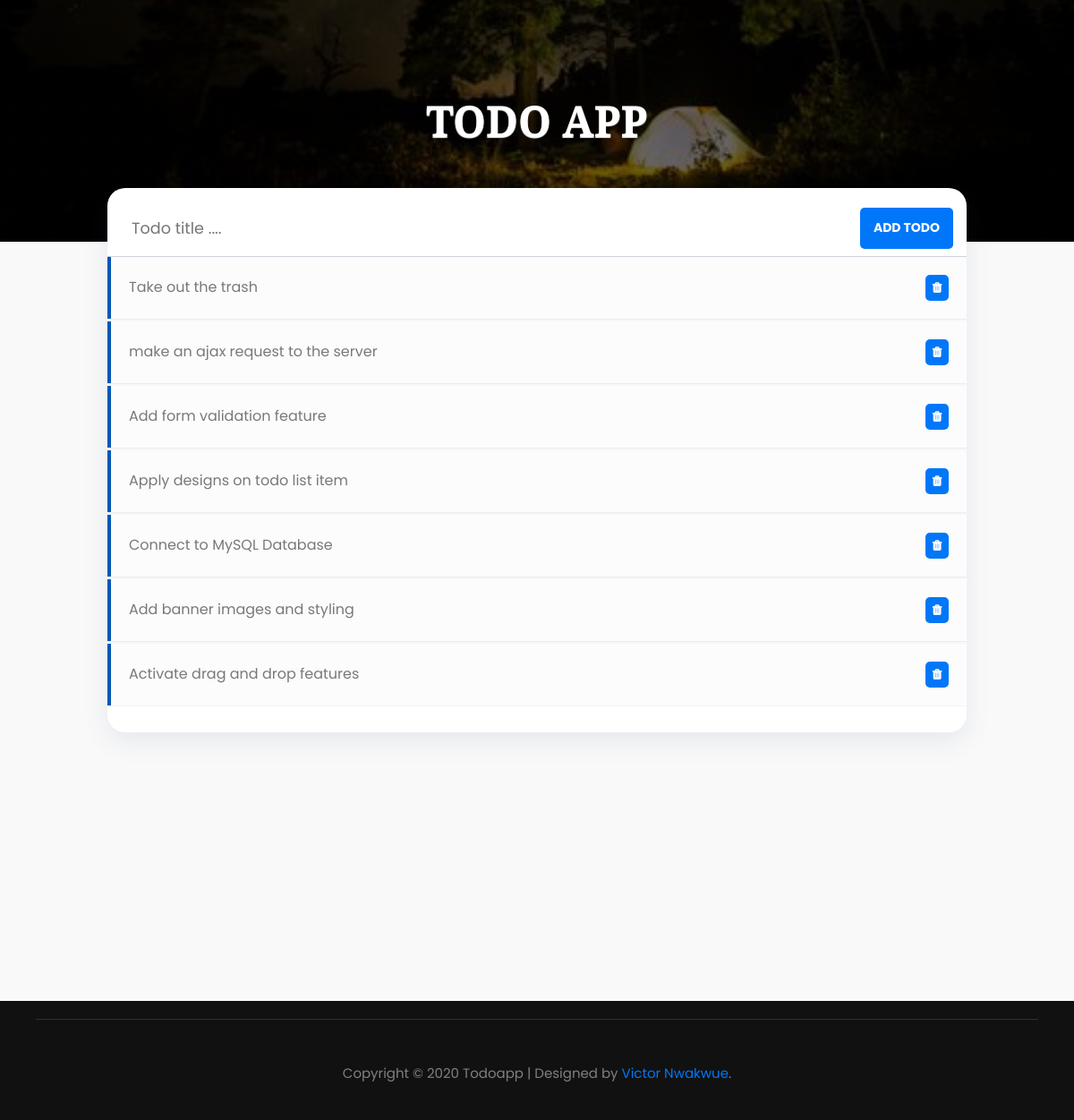
The page / on the database its author committed.
### tables this page shows
CREATE TABLE `todos` (
  `id` int(11) NOT NULL,
  `title` varchar(500) NOT NULL,
  `todo_order_no` int(11) NOT NULL,
  `datecreated` datetime NOT NULL DEFAULT current_timestamp()
);

### server/form-server.php (the view, shortened to what this page needs)
<?php
require 'dbconfig.php';
function getTodos() {
    global $conn;
    $query="SELECT * FROM todos ORDER BY todo_order_no ASC";
    $result = mysqli_query($conn,$query) or die( mysqli_error($conn));
    while($todos=mysqli_fetch_array($result)) {
    	$title = $todos['title'];
	    $id = $todos['id'];
  		echo '<li class="todo-list-item ui-sortable-handle" data-todo-id="'.$id.'" draggable="true">
					<span class="title">'. $title .'</span>
					<i class="fa fa-trash delete" data-id=" '.$id.'"></i>
				</li>';
  	}
}
 ?>

### index.php (shortened to what this page needs)
<?php include './server/form-server.php' ?>
<!DOCTYPE html>
<html lang="en">
	<head>
		<link rel="stylesheet" href="https://cdnjs.cloudflare.com/ajax/libs/font-awesome/4.7.0/css/font-awesome.min.css">
		<link rel="stylesheet" href="http://code.jquery.com/ui/1.9.2/themes/base/jquery-ui.css" />
		<link rel="stylesheet" type="text/css" href="./css/style.css">
	</head>
	<body>
		<div class="banner">
			<div class="wrapper">
				<h3>Todo App</h3>
			</div>
		</div>
		<div class="todos">
			<form id="todoForm">
				<input type="text" placeholder="Todo title ...." id="title" autofocus autocomplete="off">
				<button type="submit" class="button">Add <span>todo</span> </button>
			</form>
			<ul class="todo-list" id="todo-list">
				<?php getTodos(); ?>
			</ul>
		</div>
		<footer>
			<div class="footer-copyright">
				<p>Copyright &copy; <span id="year"></span> Todoapp | Designed by <a href="https://victornwakwue.netlify.app">Victor Nwakwue</a>.</p>
			</div>
		</footer>
	</body>
</html>

### css/style.css (style rules this page uses)
* { padding: 0; margin: 0; box-sizing: border-box; }
body { font-family: 'Poppins', sans-serif; line-height: 1.6; background: #f9f9f9; color: #222; }
.banner { background-image: linear-gradient(to left, rgba(0, 0, 0, 0.6), rgba(0, 0, 0, 0.6)), url('../img/showcase.jpg'); background-repeat: no-repeat; background-size: cover; background-position: center bottom; min-height: 270px; display: flex; flex-direction: column; justify-content: center; align-items: center; text-align: center; color: #fff; font-weight: bold; }
.banner .wrapper { width: 60%; margin: auto; }
.banner h3 { font-size: 47px; text-transform: uppercase; font-family: 'Bitter', serif; text-shadow: 0 2px 1px #fff; }
.todos { background: #fff; width: 80%; margin: -60px auto 30px; padding-bottom: 20px; border-radius: 20px; box-shadow: rgba(68, 88, 144, 0.1) 0px 10px 29px 0px; }
.todos form { width: 100%; padding: 22px 15px 8px; border-bottom: 1px solid #ced4da; display: flex; justify-content: space-between; }
.todos input { width: 70%; display: inline; height: calc(1.8em + .75rem + 2px); padding: .375rem .75rem; font-size: 1.1rem; font-weight: 400; line-height: 1.5; color: #495057; background-color: #fff; background-clip: padding-box; border: none; border-radius: .25rem; transition: all 0.5s ease-in-out; font-family: 'Poppins', sans-serif; }
.button { font-size: 14px; text-transform: uppercase; background: #0077F8; color: #fff; font-weight: bold; border: none; border-radius: 5px; padding: 8px 15px; margin-left: 10px; font-family: 'Poppins', serif; transition: all 0.5s ease-in-out; cursor: pointer; text-decoration: none; }
ul.todo-list { padding: 0px; margin: 0px 0px 10px; background: #f7f7f7; }
ul.todo-list .todo-list-item { list-style: none!important; padding: 20px; display: flex; justify-content: space-between; align-items: center; background: #fcfcfc; transition: all 0.3s ease-in-out 0s; cursor: move; margin-bottom: 3px; -webkit-box-shadow: 0 0.05rem 0.01rem rgba(75,75,90,.075); box-shadow: 0 0.05rem 0.01rem rgba(75,75,90,.075); border-left: 4px solid #0058B7; }
ul.todo-list .todo-list-item .title { margin-right: 12px; opacity: .6; }
ul.todo-list .todo-list-item .fa-trash { background: #0077F8; color: #fff; font-weight: bold; border: none; border-radius: 5px; padding: 8px; cursor: pointer; font-size: 13px; }
li.ui-sortable-handle, li.ui-sortable-helper, li { list-style: none!important; }
footer { background: #111111; color: #fff; padding: 20px 40px 40px; margin-top: 300px; }
.footer-copyright { border-top: 1px solid #333030; display: flex; justify-content: center; align-items: center; padding-top: 48px; }
.footer-copyright p { color: gray; font-size: 15px; }
.footer-copyright a { color: #0077F8; text-decoration: none; }

### rows shown on the page
todos: title "Take out the trash"
todos: title "make an ajax request to the server"
todos: title "Add form validation feature"
todos: title "Apply designs on todo list item"
todos: title "Connect to MySQL Database"
todos: title "Add banner images and styling"
todos: title "Activate drag and drop features"
